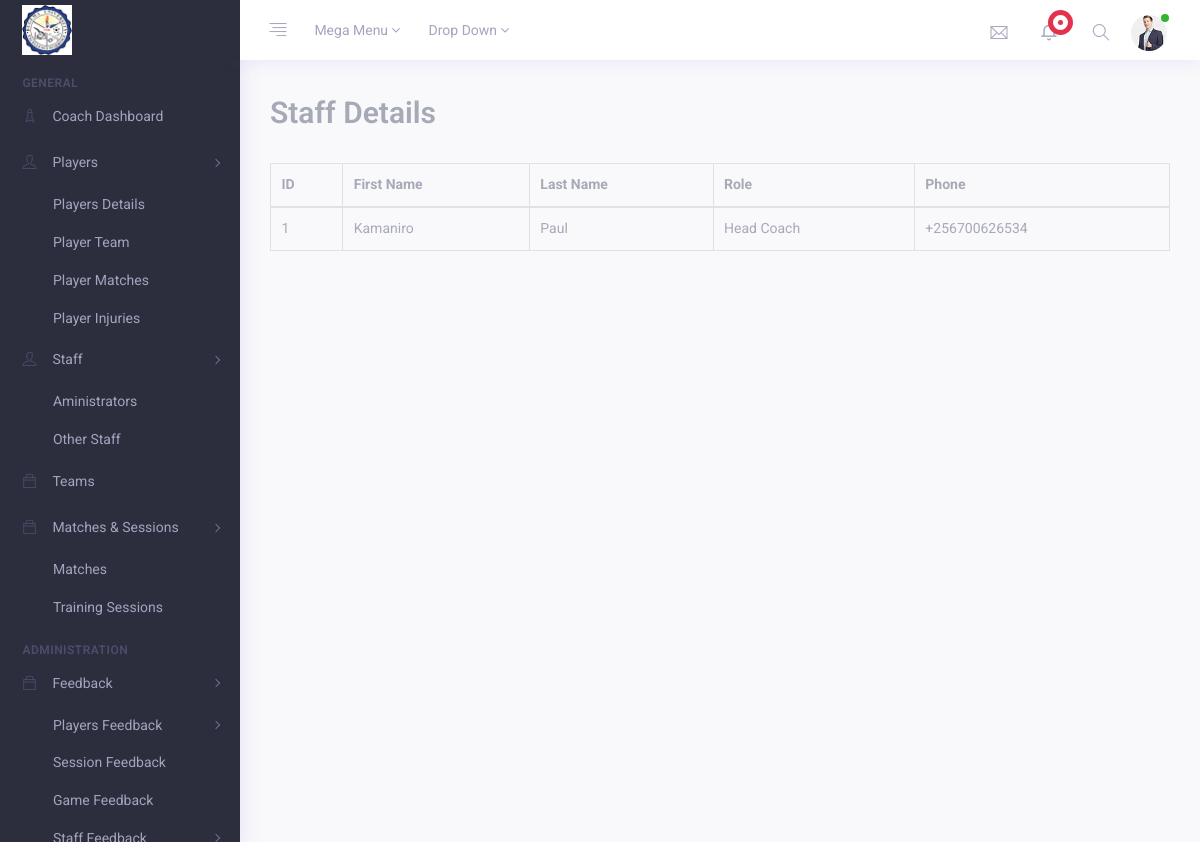
Before: /coach/coach_staff/ with the older database file.
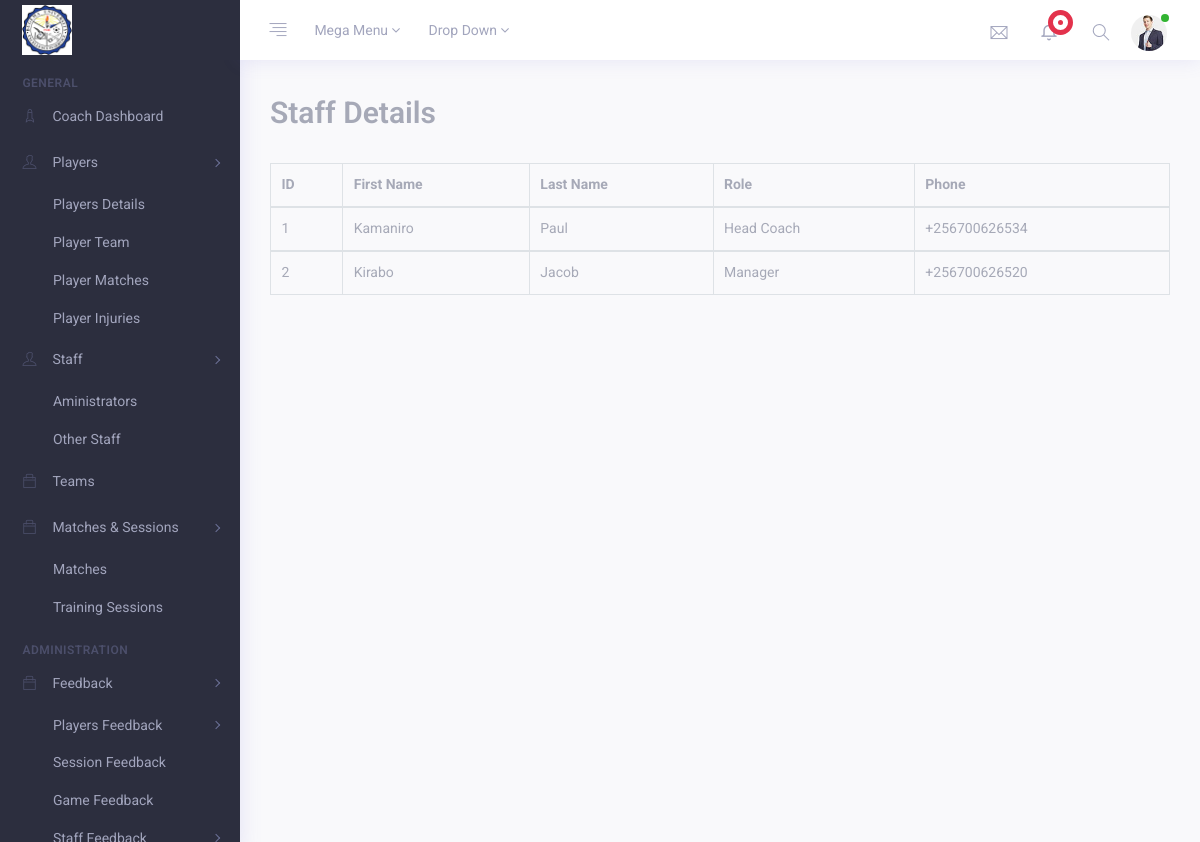
After: the same page with the newer database file.
### administrator/models.py (models this page shows)
class Staff(models.Model):
    staff_id = models.AutoField(primary_key=True)
    first_name = models.CharField(max_length=100)
    last_name = models.CharField(max_length=100)
    role_choices = [
        ('Head Coach', 'Head Coach'),
        ('Assistant Coach', 'Assistant Coach'),
        ('Manager', 'Manager'),
        ('Fitness Coach', 'Fitness Coach'),
        ('Team Doctor', 'Team Doctor'),
    ]
    role = models.CharField(max_length=50, choices=role_choices, default='Head Coach')
    contact_no = models.CharField(max_length=50)

### coach/views.py (the view)
# urls.py: path('coach_staff/', views.coach_staff, name="coach_staff"),
def coach_staff(request):
    coach_staff = Staff.objects.all()
    return render(request, "coach_staff.html", {'coach_staff': coach_staff})

### coach/templates/coach_staff.html (shortened to what this page needs)
{% extends 'coachroot.html' %}
{% load static %}
{% block content %}
{% load crispy_forms_tags %}
<div class="container-fluid">
    <div class="row">
        <div class="col-md-12 m-b-30">
            <form method="POST" action="">
                <div class="row">
                  <div class="col-10">
                    <h2 class="text-muted">Staff Details</h2>
                  </div>
              </div><br />
                <div class="display_table">
                    <table class='table table-bordered'>
                      <thead>
                        <tr>
                          <th>ID</th>
                          <th>First Name</th>
                          <th>Last Name</th>
                          <th>Role</th>
                          <th>Phone</th>
                        </tr>
                      </thead>
                      {% for staff in coach_staff %}
                      <tbody>
                        <tr>
                          <td>{{ staff.staff_id }}</td>
                          <td>{{ staff.first_name }}</td>
                          <td>{{ staff.last_name }}</td>
                          <td>{{ staff.role }}</td>
                          <td>{{ staff.contact_no }}</td>
                        </tr>
                      </tbody>
                      {% endfor %}
                    </table>
            </form>
        </div>
    </div>
</div>
{% endblock content %}

Changed rows visible on the page:
added Staff: staff_id "2", first_name "Kirabo", last_name "Jacob", role "Manager", contact_no "+256700626520"
